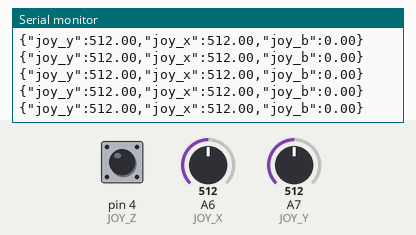
Recording of a sketch running on a simulated Arduino Nano, built with avr-gcc and run on an emulated ATmega328P. Parts: the last lines printed to the serial monitor. Inputs (shaded band) come from the test bench; at power-on: A6 (JOY_X) = 512, A7 (JOY_Y) = 512, pin 4 (JOY_Z) HIGH.

Above: at 1.2 s.
1.3 s: A6 (JOY_X) set to 110
At 1.43 s:
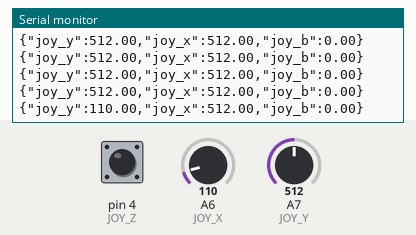
4.3 s: A6 (JOY_X) set to 90
At 4.3 s:
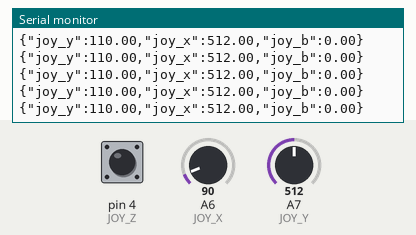
7.3 s: A7 (JOY_Y) set to 105
At 7.34 s:
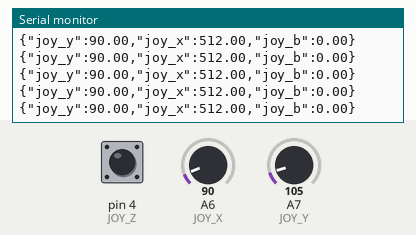
8.8 s: A7 (JOY_Y) set to 89
At 8.84 s:
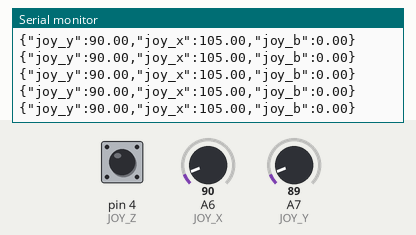
11.8 s: A7 (JOY_Y) set to 11
At 11.82 s:
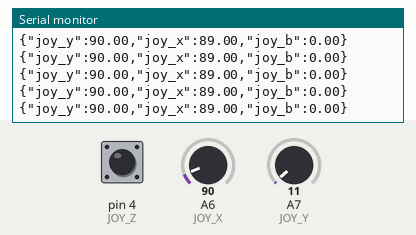
13.3 s: A7 (JOY_Y) set to 8
At 13.33 s:
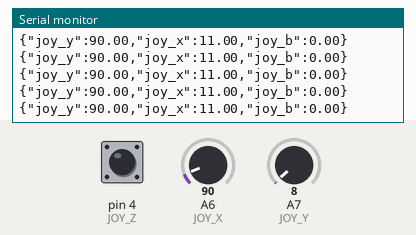
Timing chart, 0 to 16.3 s (numbered marks = the images above; inputs shaded):
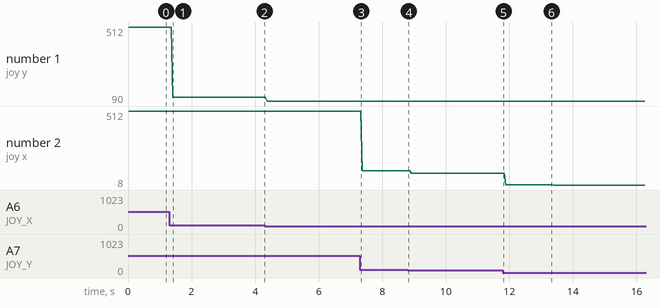

Measured:
- after the input at 1.3 s, the serial monitor: prints a new line after 0.11 s (image 1)
- plotted number 1: 512 → 110 after the input at 1.3 s, 110 → 90 after the input at 4.3 s
- plotted number 2: 512 → 105 after the input at 7.3 s, 105 → 89 after the input at 8.8 s, 89 → 11 after the input at 11.8 s, 11 → 8 after the input at 13.3 s

The sketch:

arduino-controller.ino
```cpp
//#include <Wire.h>

//const int MPU_ADDRESS = 0x68;
//float elapsedTime, currentTime, previousTime;

#define JOY_X A6
#define JOY_Y A7
#define JOY_Z 4

int tps = 20;

const int count = 3;
String labels[count] = {
  "joy_y",
  "joy_x",
  "joy_b",
//  "acc_x",
//  "acc_y",
//  "acc_z",
//  "gyro_x",
//  "gyro_y",
//  "gyro_z"
};

float values[count] {
  0, 0, 0, //joystick
//  0, 0, 0, //acceleration
//  0, 0, 0 //gyroscope
};

/*
auto functions[count] = {
  [&]() { return analogRead(JOY_X); },
  [&]() { return analogRead(JOY_Y); },
  [&]() { return !digitalRead(JOY_Z); }
};
*/

void setup () {
  pinMode (JOY_X, INPUT);
  pinMode (JOY_Y, INPUT);
  pinMode (JOY_Z, INPUT_PULLUP);

  Serial.begin (9600);

//  Wire.begin();
//  Wire.beginTransmission(MPU_ADDRESS);
//  Wire.write(0x6B);
//  Wire.write(0x00);
//  Wire.endTransmission(true);

  delay(20);
}

void loop () {
  values[0] = analogRead(JOY_X);
  values[1] = analogRead(JOY_Y);
  values[2] = !digitalRead(JOY_Z);

  // Get acceleration
//  Wire.beginTransmission(MPU_ADDRESS);
//  Wire.write(0x3B); //start with ACCEL_XOUT_H register
//  Wire.endTransmission(false);
//  Wire.requestFrom(MPU_ADDRESS, 6, true); //read 6 registers
//  values[3] = (Wire.read() << 8 | Wire.read()) / 16384.0;
//  values[4] = (Wire.read() << 8 | Wire.read()) / 16384.0;
//  values[5] = (Wire.read() << 8 | Wire.read()) / 16384.0;

  // Get gyroscope
//  previousTime = currentTime;
//  currentTime = millis();
//  elapsedTime = (currentTime - previousTime) / 1000;
//  Wire.beginTransmission(MPU_ADDRESS);
//  Wire.write(0x43); //start at gyroscope register
//  Wire.endTransmission(false);
//  Wire.requestFrom(MPU_ADDRESS, 6, true);
//  values[6] = (Wire.read() << 8 | Wire.read()) / 131.0;
//  values[7] = (Wire.read() << 8 | Wire.read()) / 131.0;
//  values[8] = (Wire.read() << 8 | Wire.read()) / 131.0;

  Serial.print("{");
  for (int i = 0; i < count; i++) {
    Serial.print("\"");
    Serial.print(labels[i]);
    Serial.print("\":");
    Serial.print(values[i]);

    if (i < count - 1) {
      Serial.print(",");
    }
  }
  Serial.print("}");
  Serial.println();

  delay(1/tps*1000);
}
```
